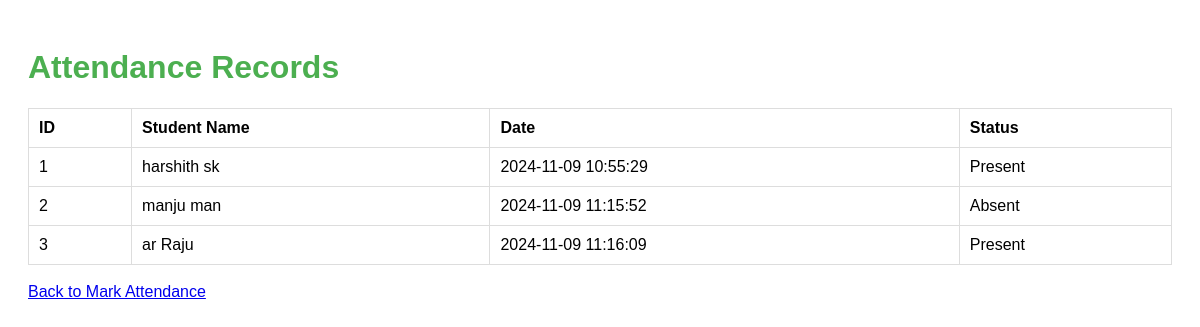
Before: /view_attendance with the older database file.
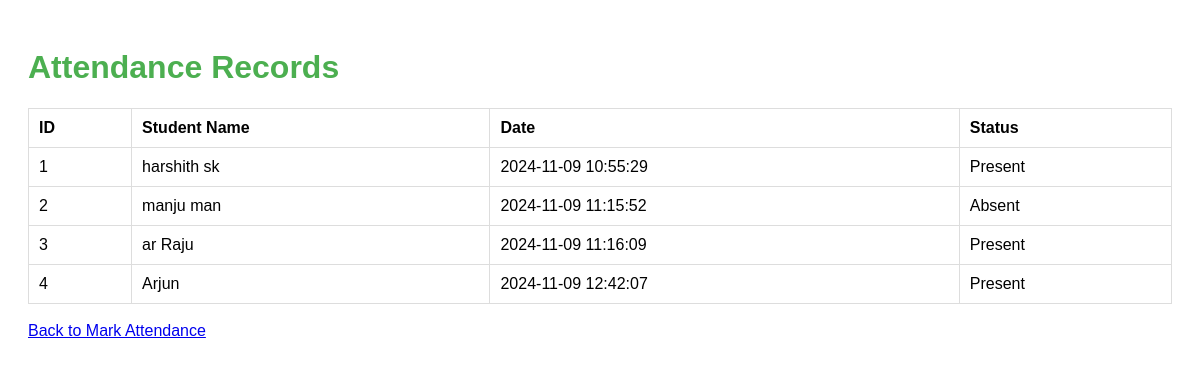
After: the same page with the newer database file.
### tables this page shows
CREATE TABLE attendance (
                            id INTEGER PRIMARY KEY AUTOINCREMENT,
                            student_name TEXT NOT NULL,
                            date TEXT NOT NULL,
                            status TEXT NOT NULL
                        );

### app.py (the view)
@app.route('/view_attendance')
def view_attendance():
    with sqlite3.connect("attendance.db") as conn:
        cursor = conn.cursor()
        cursor.execute("SELECT * FROM attendance")
        records = cursor.fetchall()
    return render_template("attendance_records.html", records=records)

### templates/attendance_records.html (shortened to what this page needs)
<!DOCTYPE html>
<html lang="en">
<head>
    <link rel="stylesheet" href="{{ url_for('static', filename='style.css') }}">
</head>
<body>
    <h1>Attendance Records</h1>
    <table>
        <thead>
            <tr>
                <th>ID</th>
                <th>Student Name</th>
                <th>Date</th>
                <th>Status</th>
            </tr>
        </thead>
        <tbody>
            {% for record in records %}
            <tr>
                <td>{{ record[0] }}</td>
                <td>{{ record[1] }}</td>
                <td>{{ record[2] }}</td>
                <td>{{ record[3] }}</td>
            </tr>
            {% endfor %}
        </tbody>
    </table>
    <br>
    <a href="/">Back to Mark Attendance</a>
</body>
</html>

Changed rows visible on the page:
added attendance: id "4", student_name "Arjun", date "2024-11-09 12:42:07", status "Present"
